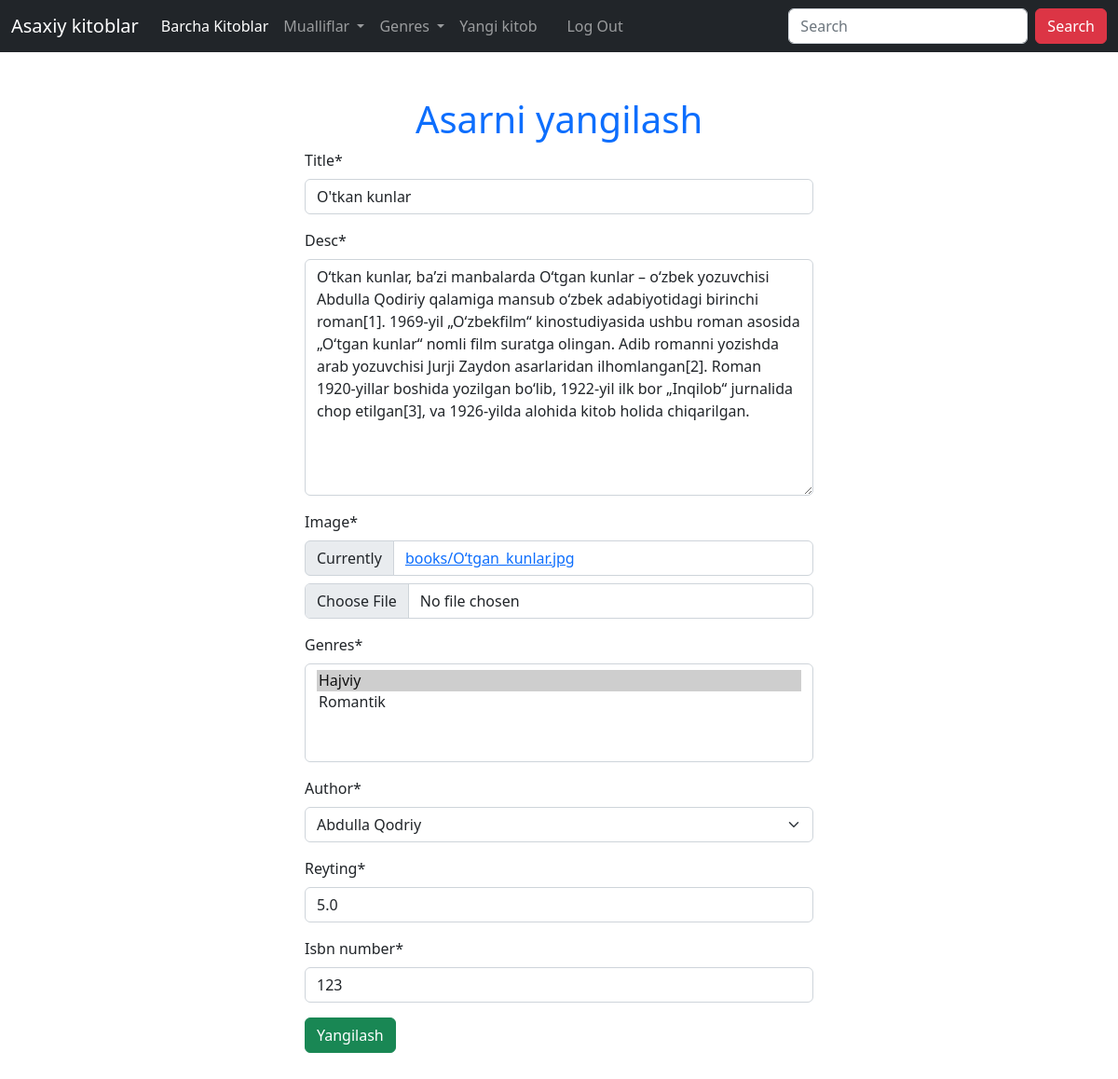
Page /update/1/ (signed in) on the committed database.
### library/models.py (models this page shows, shortened)
class Book(models.Model):
    title = models.CharField(max_length=255)
    desc = models.TextField()
    image = models.ImageField(upload_to="books")
    genres = models.ManyToManyField(Genre)
    author = models.ForeignKey(Author, on_delete=models.CASCADE)
    stars = models.FloatField(verbose_name="Reyting")
    isbn_number = models.PositiveBigIntegerField()
    created = models.DateTimeField(auto_now_add=True)
    updated = models.DateTimeField(auto_now=True)

### library/views.py (the view)
# urls.py: path('update/<int:pk>/', BookUpdateView.as_view(), name="update"),
class BookUpdateView(LoginRequiredMixin, UpdateView):
    model = Book
    template_name = "library/edit.html"
    form_class = BookForm
    success_url = reverse_lazy("list")

### library/forms.py
class BookForm(forms.ModelForm):
    class Meta:
        model = Book
        fields = "__all__"

### library/models.py (called while the page is built)
    def __str__(self):
        return self.name

    def __str__(self):
        return self.full_name

### library/templatetags/author_tags.py (called while the page is built)
@register.simple_tag(name="authors")
def get_all_authors():
    return Author.objects.all()

### library/templatetags/genres_tags.py (called while the page is built)
@register.simple_tag(name="genres")
def get_all_genres():
    return Genre.objects.all()

### templates/library/edit.html (shortened to what this page needs)
{% extends 'base.html' %}
{% load crispy_forms_tags %}
{% block content %}
<div class="container">
    <div class="row">
        <div class="col-md-6 offset-3 my-5">
            <h1 class="text-center text-primary">Asarni yangilash</h1>
            <form action="" method="post" enctype="multipart/form-data">
                {{ form|crispy }}
                <button type="submit" class="btn btn-success">Yangilash</button>
            </form>
        </div>
    </div>
</div>
{% endblock content %}

### rows in the picture
Book: title "O'tkan kunlar", desc "Oʻtkan kunlar, baʼzi manbalarda Oʻtgan kunlar – oʻzbek yozuvchisi Abdulla Qodiriy qalamiga mansub oʻzbek adabiyotidagi birinchi roman[1]. 1969-yil „Oʻzbekfilm“ kinostudiyasida ushbu roman asosida „Oʻtgan kunlar“ nomli film suratga olingan. Adib romanni yozishda arab yozuvchisi Jurji Zaydon asarlaridan ilhomlangan[2]. Roman 1920-yillar boshida yozilgan boʻlib, 1922-yil ilk bor „Inqilob“ jurnalida chop etilgan[3], va 1926-yilda alohida kitob holida chiqarilgan.", author "Abdulla Qodriy", stars "5.0", isbn_number "123"
